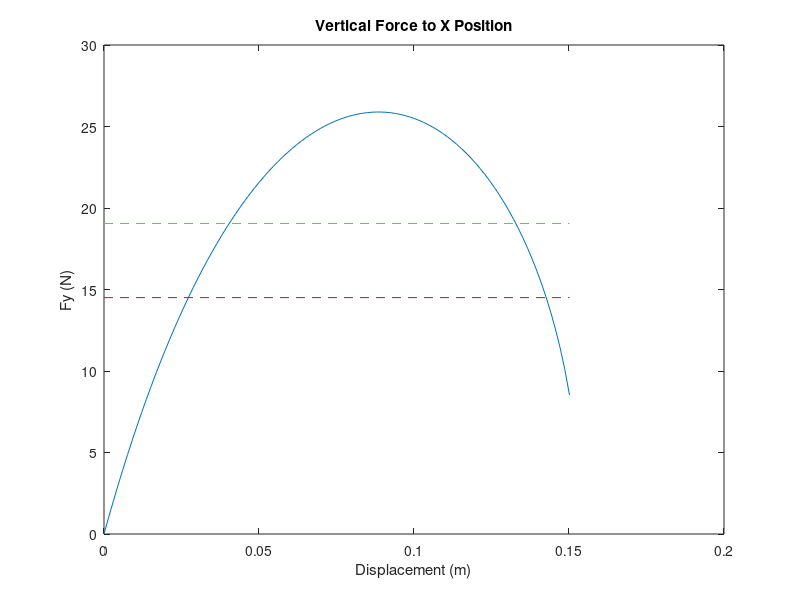
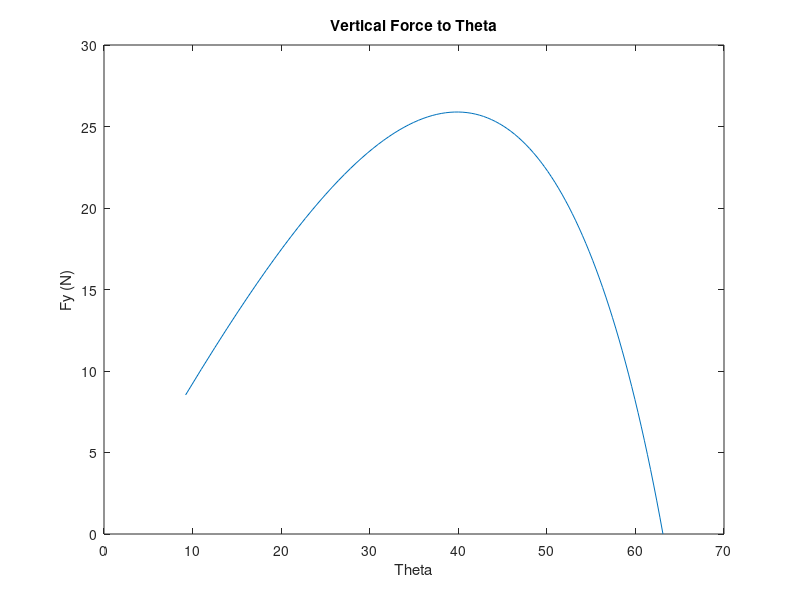
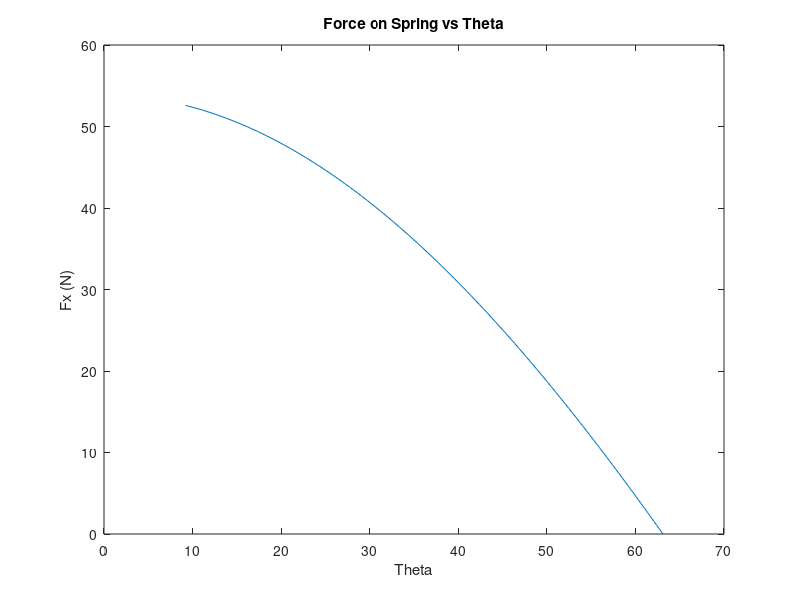

Reproduce these figures in MATLAB, in order.
close;
clear;
clc;

% Constants
m = 0.7;          %0.5 lbs
g = 9.81;           %m/s^2
lbf2N = 175.1268;   %lbf/in to N/m
in2m = 0.0254;      %in to m

%Benchmark Requirements
launchTraj = deg2rad(45);
HorzDist = 1*0.3048;    %(ft * m)

%Launch Velocity
vf = sqrt((HorzDist*g)/sin(2*launchTraj));

%Jump force requirements
t = linspace(0.05,0.3,100);     %Jump phase time
accel = vf./t;  
F = accel*m;                    %Desired forces
Fdy = F*sin(launchTraj) + m*g;
Fdx = F*cos(launchTraj);
Freq = sqrt(Fdy.^2 + Fdx.^2);     %Required forces
ThrustAngles = atan2(Fdy,Fdx);    

%Range of link lengths
linkLength = linspace(0.03,0.20,270*2); %meters

%[1] rest length | [2] extended length | [3] spring const
SpringMatrix = [
%     3*in2m, 5.94*in2m, 2.2*lbf2N;... %9044K193
%     3*in2m, 7*in2m, 0.46*lbf2N;...     %9654K714
%     3*in2m, 6.84*in2m, 0.82*lbf2N;...  %9654K196
%     3.5*in2m, 7.19*in2m, 3.2*lbf2N;... %9044K126
%     3.5*in2m, 8.67*in2m, 1*lbf2N;...   %9044K108
    3.5*in2m, 9.64*in2m, 1.1*lbf2N;... %9044K136
%     3.5*in2m, 6.39*in2m, 2.21*lbf2N;...%9654K375   
%     4*in2m, 8.1*in2m, 2.93*lbf2N;...   %9654K164
%     4*in2m, 7.41*in2m, 1.87*lbf2N;...  %9654K94
%     4*in2m, 11.39*in2m, 0.9*lbf2N;...  %9044K124
%     4*in2m, 8.38*in2m, 2.7*lbf2N;...   %9044K132
%     4*in2m, 7.21*in2m, 0.49*lbf2N;...  %9654K172
%     4*in2m, 7.18*in2m, 0.74*lbf2N;...  %9654K169
%     4*in2m, 7.21*in2m, 0.64*lbf2N;...  %9654K171
%     4*in2m, 7.62*in2m, 0.6*lbf2N;...   %9654K916
%     4*in2m, 8.05*in2m, 0.85*lbf2N;...  %9654K239
%     4.5*in2m, 9.68*in2m, 0.4*lbf2N;... %9654K76
%     4.5*in2m, 9.56*in2m, 2.3*lbf2N;... %9044K134
%     4.5*in2m, 8.06*in2m, 4.8*lbf2N;... %9044K383
%     4.5*in2m, 9.1*in2m, 1.22*lbf2N;... %9654K923
%     4.5*in2m, 8.34*in2m, 0.75*lbf2N;...%9654K256
%     4.5*in2m, 12.24*in2m, 0.27*lbf2N;...    %9654K257
%     4.5*in2m, 9.04*in2m, 0.61*lbf2N;...     %9654K921
%     5*in2m, 10.33*in2m, 0.27*lbf2N;...      %9654K419
%     5*in2m, 10.51*in2m, 0.43*lbf2N;...      %9654K715
%     5*in2m, 7.91*in2m, 0.82*lbf2N;...  %9654K84
    5*in2m, 11.022*in2m, 2*lbf2N];...   %9654K325
%     5*in2m, 11.2*in2m, 7.5*lbf2N;...   %9654K738
%     5.5*in2m, 8.5*in2m, 2.73*lbf2N;... %9654K533
%     5.5*in2m, 7.5*in2m, 3.09*lbf2N;... %9654K471
%     6*in2m, 10.65*in2m, 0.88*lbf2N;... %9654K93
%     6*in2m, 10.37*in2m, 1.26*lbf2N;... %9654K184
%     6.5*in2m, 7.5*in2m, 3.14*lbf2N;... %9654K385
%     6.5*in2m, 12.5*in2m, 0.62*lbf2N;...%9654K563
%     7*in2m, 12.08*in2m, 3.05*lbf2N;... %9654K925
%     7.5*in2m, 15.2*in2m, 1.42*lbf2N;...%9654K253
%     8*in2m, 14.62*in2m, 0.34*lbf2N;... %9654K456
%     8*in2m, 13.68*in2m, 1.26*lbf2N;... %9654K145
%     8*in2m, 12.95*in2m, 2.36*lbf2N;... %9654K449
%     8*in2m, 12.9*in2m, 3.07*lbf2N];... %9654K444
%    5*in2m, 7.2*in2m, 30*lb2N];

%Spring constant
k = SpringMatrix(:,3);

%Each spring displacment range
xi = SpringMatrix(:,1);
xf = SpringMatrix(:,2) * 0.99;             %Max spring displacement will be 99% of maximum rating
x = zeros(size(SpringMatrix,1),100);
for c = 1:size(SpringMatrix,1)
    x(c,:) = linspace(xi(c),xf(c),100);
end

%Variable declarations
inc = 1;
y = zeros(size(linkLength,2),size(x,2),size(SpringMatrix,1));
Fy = zeros(size(linkLength,2),size(x,2),size(SpringMatrix,1));
torque = zeros(size(linkLength,2),size(x,2),size(SpringMatrix,1));
angle = zeros(size(linkLength,2),size(x,2),size(SpringMatrix,1));

%Spring Calculations
for i = 1:size(SpringMatrix,1)
    for j = 1:size(linkLength,2)
        for l = 1:size(x,2)
            if linkLength(j)*2 > xf(i)
                y(j,l,i) = sqrt(linkLength(j)^2 - (x(i,l)/2)^2) + sqrt(linkLength(j)^2 - (x(i,l)/2)^2);
                Fy(j,l,i) = k(i)*y(j,l,i)*(1 - xi(i)/sqrt(4*linkLength(j)^2 - y(j,l,i)^2));
                torque(j,l,i) = (x(i,l) - xi(i))*k(i)*sqrt(linkLength(j)^2 - (x(i,l)/2)^2);
                angle(j,l,i) = acos((x(i,l)/2)/linkLength(j));
                springs(inc) = i;
                links(inc) = j;
                inc = inc + 1;
            end
        end
    end
end

%Import spring/link parameters to optimize
Fyavg = mean(Fy,2);
% TorquePeak = max(torque,[],2);
AngleMin = rad2deg(min(angle,[],2));
MinLinkLength = 0.03;

%Sorting out the best spring
inc = 1;
tempAngle = 0;
tempFyavg = 0;
minInitialForce = m*g*1.2;
maxInitialForce = m*g*1.3;
for i = 1:size(Fyavg,3)
    for j = 1:size(linkLength,2)
        tempAngle = AngleMin(j,1,i);
        tempFyavg = Fyavg(j,1,i);
        if Fyavg(j,1,i) > mean(Freq) && min(Fy(j,length(x),i)) < maxInitialForce && min(Fy(j,length(x),i)) > minInitialForce ...
                && linkLength(1,j) > MinLinkLength && AngleMin(j,1,i) < 15% && SpringMatrix(i,3) < 1*lbf2N %Selection Criteria
            link(inc) = j;
            spring(inc) = i;
            inc = inc  +  1;
        end
    end
end

%% Display Springs
close;
clc;
 for i = 1:length(spring)

    num = i;
    k = SpringMatrix(spring(num),3);
    Fx = k*(x(spring(num),:)-xi(spring(num)));
    a = linkLength(link(num));
    y = sqrt(a^2 - xf(spring(num))^2/4) + sqrt(a^2 - xf(spring(num))^2/4);
    Flock = k*y*(1-a/sqrt(4*a^2 - y^2));
    disp(['Spring Number: #',num2str(spring(num)),'']);
    disp([num2str(SpringMatrix(spring(num),1)/in2m),' ',num2str(SpringMatrix(spring(num),2)/in2m),' ',num2str(SpringMatrix(spring(num),3)/lbf2N)]);
    disp(['Link Length: ',num2str(linkLength(link(num))/in2m),' in']);
    disp(['Max Force on Link: ' num2str(max(Fx)),'']);
    disp(['Max Force odn Lock: ' num2str(Flock),'']);
    disp('----');
% x = 11.5;
% a = 6.5;
% k = 0.62;
% y = sqrt(a^2 - x^2/4) + sqrt(a^2 - x^2/4);
% Fx = k*11.5;
% Fy = k*y*(1-6.5/sqrt(4*a^2 - y^2))
end
    figure(num);
    plot(x(spring(num),:)-xi(spring(num)),Fy(link(num),:,spring(num)))
    hold on
    line([xi(spring(num))-xi(spring(num)), xf(spring(num))-xi(spring(num))],[mean(Freq), mean(Freq)],'Color','red','LineStyle','--');
    line([xi(spring(num))-xi(spring(num)), xf(spring(num))-xi(spring(num))],[Fyavg(link(num),1,spring(num)), Fyavg(link(num),1,spring(num))],'Color','green','LineStyle','--');
    hold off
    xlabel('Displacement (m)');
    ylabel('Fy (N)');
    title('Vertical Force to X Position');

    figure(num+1);
    plot(rad2deg(angle(link(num),:,spring(num))),Fy(link(num),:,spring(num)));
    xlabel('Theta');
    ylabel('Fy (N)');
    title('Vertical Force to Theta');
    
    figure(num+2);
    plot(rad2deg(angle(link(num),:,spring(num))),Fx);
    xlabel('Theta');
    ylabel('Fx (N)');
    title('Force on Spring vs Theta');

% end